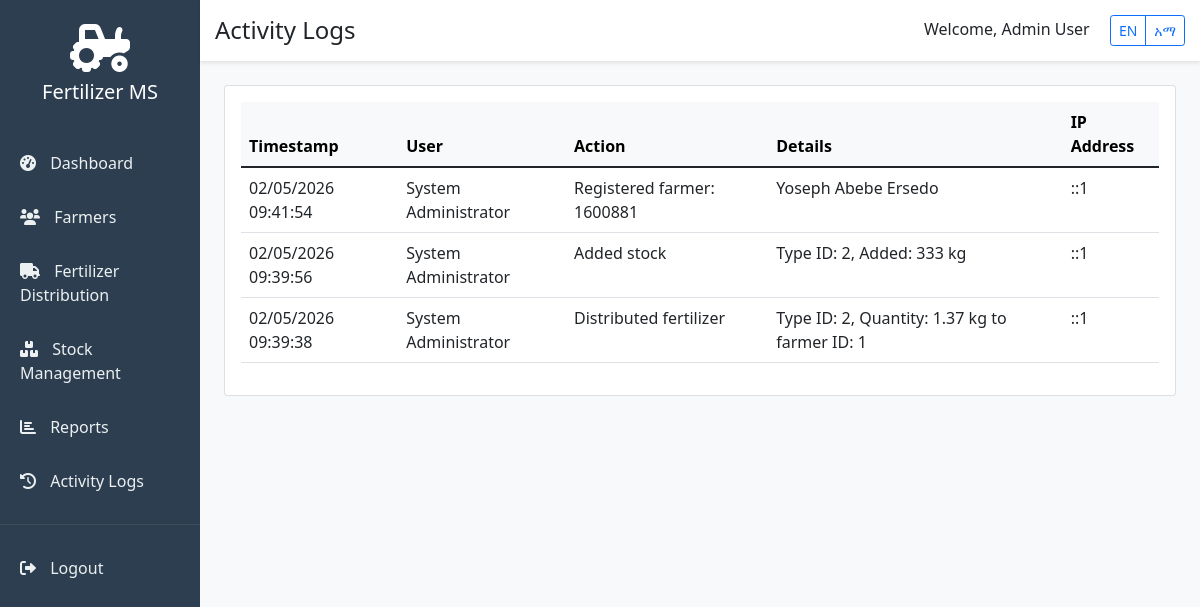
/admin/logs.php (signed in), run on an earlier commit of the app's database.
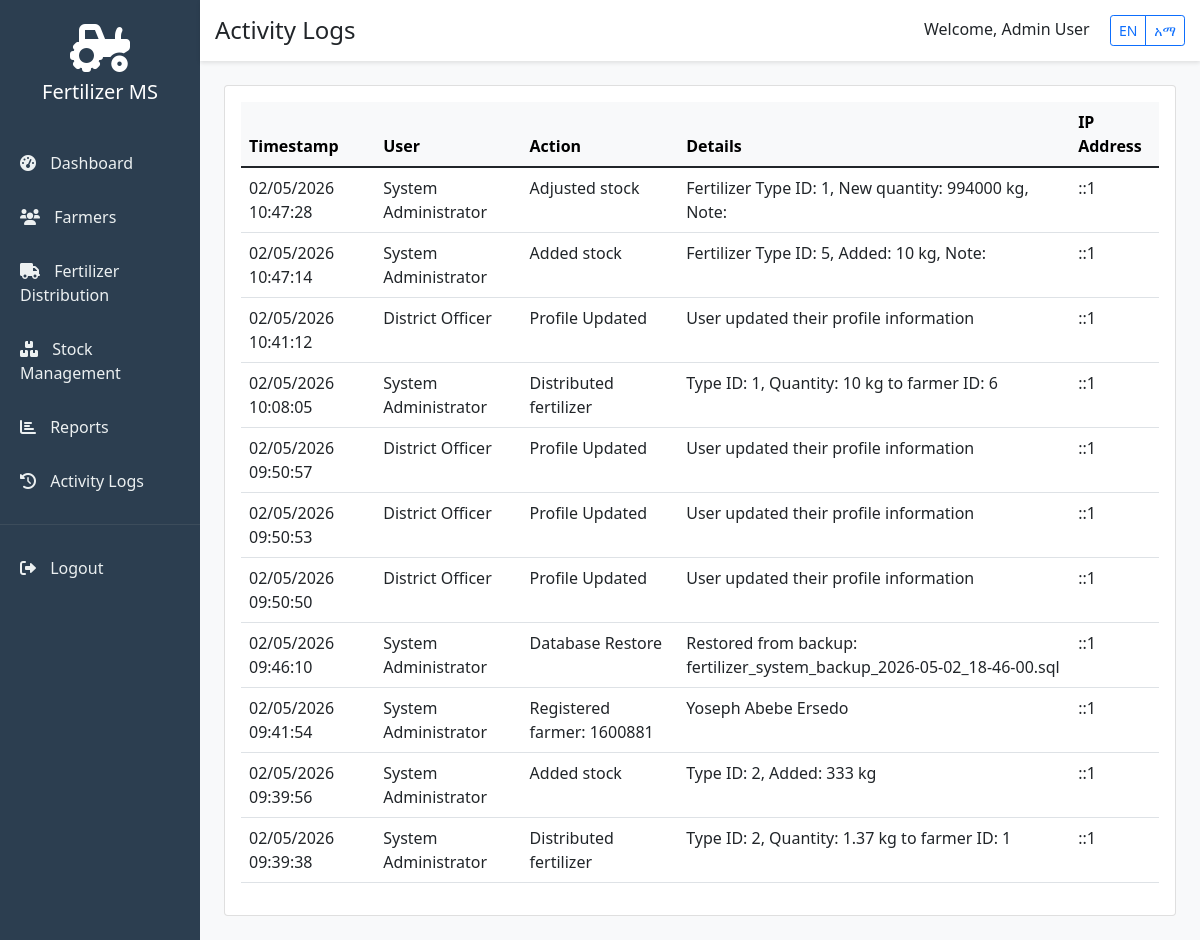
And on a later commit of the database.
### tables this page shows
CREATE TABLE `logs` (
  `id` int(11) NOT NULL AUTO_INCREMENT,
  `user_id` int(11) DEFAULT NULL,
  `action` varchar(255) NOT NULL,
  `details` text DEFAULT NULL,
  `ip_address` varchar(45) DEFAULT NULL,
  `created_at` timestamp NOT NULL DEFAULT current_timestamp(),
  PRIMARY KEY (`id`),
  KEY `user_id` (`user_id`),
  CONSTRAINT `logs_ibfk_1` FOREIGN KEY (`user_id`) REFERENCES `users` (`id`) ON DELETE SET NULL
);

CREATE TABLE `users` (
  `id` int(11) NOT NULL AUTO_INCREMENT,
  `name` varchar(100) NOT NULL,
  `email` varchar(100) NOT NULL,
  `password` varchar(255) NOT NULL,
  `role` enum('admin','officer') NOT NULL DEFAULT 'officer',
  `created_at` timestamp NOT NULL DEFAULT current_timestamp(),
  PRIMARY KEY (`id`),
  UNIQUE KEY `email` (`email`)
);

### config/language.php (called while the page is built, shortened)
<?php
function getCurrentLanguage() {
    return $_SESSION['language'] ?? 'en';
}
function __($key) {
    $lang = getCurrentLanguage();
    return $GLOBALS['translations'][$lang][$key] ?? $key;
}
?>

### admin/logs.php (the view, shortened to what this page needs)
<?php
require_once '../config/language.php';
$conn = getConnection();
$page = isset($_GET['page']) ? (int)$_GET['page'] : 1;
$limit = 20;
$offset = ($page - 1) * $limit;
$logs_query = "
    SELECT l.*, u.name as user_name
    FROM logs l
    LEFT JOIN users u ON l.user_id = u.id
    ORDER BY l.created_at DESC
    LIMIT $offset, $limit";
$logs = $conn->query($logs_query);
?>
<!DOCTYPE html>
<html lang="<?php echo getCurrentLanguage(); ?>">
<head>
    <link href="https://cdn.jsdelivr.net/npm/bootstrap@5.1.3/dist/css/bootstrap.min.css" rel="stylesheet">
    <link rel="stylesheet" href="https://cdnjs.cloudflare.com/ajax/libs/font-awesome/6.0.0/css/all.min.css">
</head>
<body>
    <div class="container-fluid">
        <div class="row">
            <div class="col-md-2 p-0 sidebar">
                <div class="text-center py-4">
                    <i class="fas fa-tractor fa-3x text-white"></i>
                    <h5 class="text-white mt-2">Fertilizer MS</h5>
                </div>
                <nav class="nav flex-column">
                    <a class="nav-link" href="dashboard.php">
                        <i class="fas fa-tachometer-alt"></i> <?php echo __('dashboard'); ?>
                    </a>
                    <a class="nav-link" href="farmers.php">
                        <i class="fas fa-users"></i> <?php echo __('farmers'); ?>
                    </a>
                    <a class="nav-link" href="distribution.php">
                        <i class="fas fa-truck"></i> <?php echo __('distribution'); ?>
                    </a>
                    <a class="nav-link" href="stock.php">
                        <i class="fas fa-boxes"></i> <?php echo __('stock'); ?>
                    </a>
                    <a class="nav-link" href="reports.php">
                        <i class="fas fa-chart-bar"></i> <?php echo __('reports'); ?>
                    </a>
                    <a class="nav-link active" href="logs.php">
                        <i class="fas fa-history"></i> <?php echo __('logs'); ?>
                    </a>
                    <hr class="bg-secondary">
                    <a class="nav-link" href="../logout.php">
                        <i class="fas fa-sign-out-alt"></i> <?php echo __('logout'); ?>
                    </a>
                </nav>
            </div>
            <div class="col-md-10 p-0 main-content">
                <div class="top-navbar d-flex justify-content-between align-items-center">
                    <h4 class="mb-0"><?php echo __('logs'); ?></h4>
                    <div>
                        <span class="me-3">Welcome, <?php echo htmlspecialchars($_SESSION['user_name']); ?></span>
                        <div class="btn-group">
                            <a href="?lang=en" class="btn btn-sm btn-outline-primary">EN</a>
                            <a href="?lang=am" class="btn btn-sm btn-outline-primary">አማ</a>
                        </div>
                    </div>
                </div>
                <div class="p-4">
                    <div class="card">
                        <div class="card-body">
                            <div class="table-responsive">
                                <table class="table table-hover">
                                    <thead class="table-light">
                                        <tr>
                                            <th>Timestamp</th>
                                            <th>User</th>
                                            <th>Action</th>
                                            <th>Details</th>
                                            <th>IP Address</th>
                                        </tr>
                                    </thead>
                                    <tbody>
                                        <?php while($log = $logs->fetch_assoc()): ?>
                                        <tr>
                                            <td><?php echo date('d/m/Y H:i:s', strtotime($log['created_at'])); ?></td>
                                            <td><?php echo htmlspecialchars($log['user_name'] ?? 'System'); ?></td>
                                            <td><?php echo htmlspecialchars($log['action']); ?></td>
                                            <td><?php echo htmlspecialchars($log['details']); ?></td>
                                            <td><?php echo htmlspecialchars($log['ip_address']); ?></td>
                                        </tr>
                                        <?php endwhile; ?>
                                    </tbody>
                                </table>
                            </div>
                        </div>
                    </div>
                </div>
            </div>
        </div>
    </div>
</body>
</html>

What changed in the data, as far as the page shows it:
added logs: created_at "02/05/2026 10:47:28", user.name "System Administrator", action "Adjusted stock", details "Fertilizer Type ID: 1, New quantity: 994000 kg, Note:", ip_address "::1"
added logs: created_at "02/05/2026 10:47:14", user.name "System Administrator", action "Added stock", details "Fertilizer Type ID: 5, Added: 10 kg, Note:", ip_address "::1"
added logs: created_at "02/05/2026 10:41:12", user.name "District Officer", action "Profile Updated", details "User updated their profile information", ip_address "::1"
added logs: created_at "02/05/2026 10:08:05", user.name "System Administrator", action "Distributed fertilizer", details "Type ID: 1, Quantity: 10 kg to farmer ID: 6", ip_address "::1"
added logs: created_at "02/05/2026 09:50:57", user.name "District Officer", action "Profile Updated", details "User updated their profile information", ip_address "::1"
added logs: created_at "02/05/2026 09:50:53", user.name "District Officer", action "Profile Updated", details "User updated their profile information", ip_address "::1"
added logs: created_at "02/05/2026 09:50:50", user.name "District Officer", action "Profile Updated", details "User updated their profile information", ip_address "::1"
added logs: created_at "02/05/2026 09:46:10", user.name "System Administrator", action "Database Restore", details "Restored from backup: fertilizer_system_backup_2026-05-02_18-46-00.sql", ip_address "::1"
